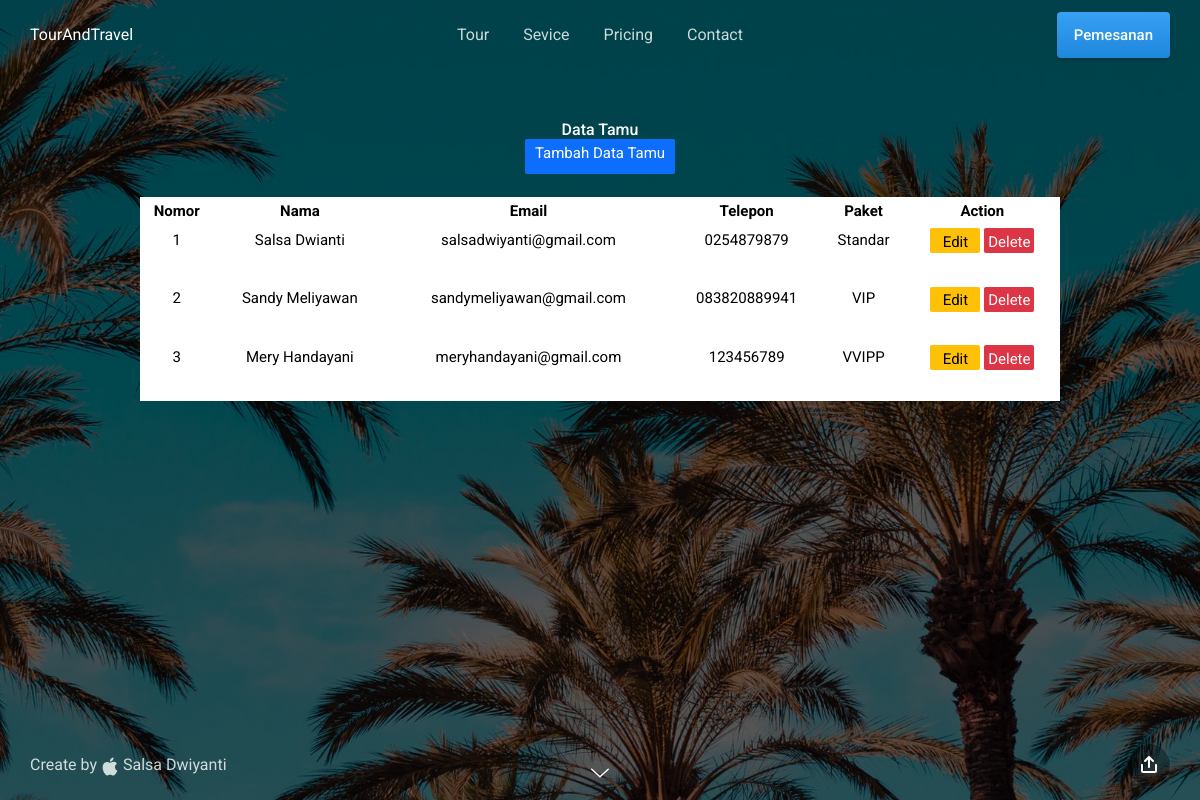
The app's page /index.php/user with its own data.
### tables this page shows
CREATE TABLE `users` (
  `id` int(11) NOT NULL,
  `username` varchar(100) NOT NULL,
  `email` varchar(50) NOT NULL,
  `mobile` varchar(20) NOT NULL,
  `paket` varchar(255) NOT NULL
);

### application/controllers/User.php (called while the page is built, shortened)
<?php
class User extends CI_Controller
{
    function __construct()
    {
        $this->load->model('user_model');
    }
    function index()
    {
        $data['users'] = $this->user_model->getUsers();
        $this->load->view('user/index', $data);
    }
}

### index.php (called while the page is built, shortened)
<?php
require_once BASEPATH.'core/CodeIgniter.php';

### application/models/User_model.php (called while the page is built, shortened)
<?php
class User_model extends CI_Model
{
    function getUsers()
    {
        $query = $this->db->get('users');
        return $query->result_array();
    }
}

### application/views/user/index.php (the view, shortened to what this page needs)
<?php $this->load->view('includes/header'); ?>
<section class="slide fade-6 kenBurns" id="menu">
  <div class="content">
    <div class="container">
      <div class="wrap">
<div class="container">
    <div class="row">
            <div class="card-body">
                <h5 class="card-title text-center">Data Tamu</h5>
                <a href="<?=base_url()?>user/add" class="btn btn-sm btn-primary" style="width: 150px; height: 35px; font-size: 15px;">Tambah Data Tamu</a><br><br>
                <table class="table table-bordered">
                    <thead>
                        <tr>
                            <th>Nomor</th>
                            <th>Nama</th>
                            <th>Email</th>
                            <th>Telepon</th>
                            <th>Paket</th>
                            <th>Action</th>
                        </tr>
                    </thead>
                    <tbody>
                        <?php $i=1; foreach($users as $row) { ?>
                        <tr>
                            <td><?=$i++?></td>
                            <td><?=$row['username']?></td>
                            <td><?=$row['email']?></td>
                            <td><?=$row['mobile']?></td>
                            <td><?=$row['paket']?></td>
                            <td>
                                <a href="<?=base_url()?>user/edit/<?=$row['id']?>" class="btn btn-sm btn-warning" style="width: 50px; height: 25px; font-size: 15px;">Edit</a>
                                <a href="<?=base_url()?>user/delete/<?=$row['id']?>" onclick="return confirm('Are you sure want to delete this user ?')" class="btn btn-sm btn-danger" style="width: 50px; height: 25px; font-size: 15px;">Delete</a>
                            </td>
                        </tr>
                        <?php } ?>
                    </tbody>
                </table>
            </div>
        </div>
</div>
</div>
    </div>
  </div>
</section>
<?php $this->load->view('includes/footer'); ?>

### application/views/includes/header.php (shortened to what this page needs)
<!doctype html>
<html>
<head>
  <link href="https://cdn.jsdelivr.net/npm/bootstrap@5.3.2/dist/css/bootstrap.min.css" rel="stylesheet">
	<link href="<?=base_url()?>public/css/slides.min.css" rel="stylesheet" type="text/css">
</head>
<body class="slides horizontal simplifiedMobile animated">
<nav class="panel top">
  <div class="sections desktop">
    <div class="left"><a href="#menu" title="Slides Framework">TourAndTravel</a></div>
    <div class="center">
      <ul class="menu">
        <li><a href="http://localhost/cicrud/">Tour</a></li>
        <li><a href="http://localhost/cicrud/pages/service">Sevice</a></li>
        <li><a href="http://localhost/cicrud/pages/price">Pricing</a></li>
        <li><a href="http://localhost/cicrud/pages/contact">Contact</a></li>
      </ul>
    </div>
    <div class="right"><a class="button blue gradient" href="http://localhost/cicrud/user">Pemesanan</a></div>
  </div>
</nav>

### application/views/includes/footer.php (shortened to what this page needs)
<nav class="panel bottom forceMobileView">
  <div class="sections desktop">
    <div class="left"><a href="#" class="opacity-8">Create by <svg style="height:21px;"><use xmlns:xlink="http://www.w3.org/1999/xlink" xlink:href="#apple"></use></svg> Salsa Dwiyanti</a></div>
    <div class="center"><span class="nextSlide"><svg><use xmlns:xlink="http://www.w3.org/1999/xlink" xlink:href="#arrow-down"></use></svg></span></div>
    <div class="right"><span data-dropdown-id="2" class="button actionButton dropdownTrigger"><svg><use xmlns:xlink="http://www.w3.org/1999/xlink" xlink:href="#share"></use></svg></span></div>
  </div>
</nav>
</body>
</html>

### records on screen
users: username "Salsa Dwianti", email "salsadwiyanti@gmail.com", mobile "0254879879", paket "Standar"
users: username "Sandy Meliyawan", email "sandymeliyawan@gmail.com", mobile "083820889941", paket "VIP"
users: username "Mery Handayani", email "meryhandayani@gmail.com", mobile "123456789", paket "VVIPP"
